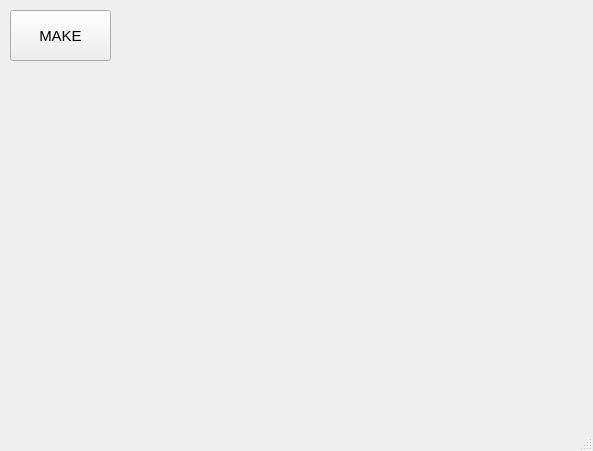
<?xml version="1.0" encoding="UTF-8"?>
<ui version="4.0">
 <class>MainWindow</class>
 <widget class="QMainWindow" name="MainWindow">
  <property name="geometry">
   <rect>
    <x>0</x>
    <y>0</y>
    <width>593</width>
    <height>451</height>
   </rect>
  </property>
  <property name="windowTitle">
   <string>MainWindow</string>
  </property>
  <widget class="QWidget" name="centralwidget">
   <widget class="QPushButton" name="btn_make">
    <property name="geometry">
     <rect>
      <x>10</x>
      <y>10</y>
      <width>101</width>
      <height>51</height>
     </rect>
    </property>
    <property name="font">
     <font>
      <pointsize>11</pointsize>
     </font>
    </property>
    <property name="text">
     <string>MAKE</string>
    </property>
   </widget>
  </widget>
  <widget class="QMenuBar" name="menubar">
   <property name="geometry">
    <rect>
     <x>0</x>
     <y>0</y>
     <width>593</width>
     <height>26</height>
    </rect>
   </property>
  </widget>
  <widget class="QStatusBar" name="statusbar"/>
 </widget>
 <resources/>
 <connections/>
</ui>
